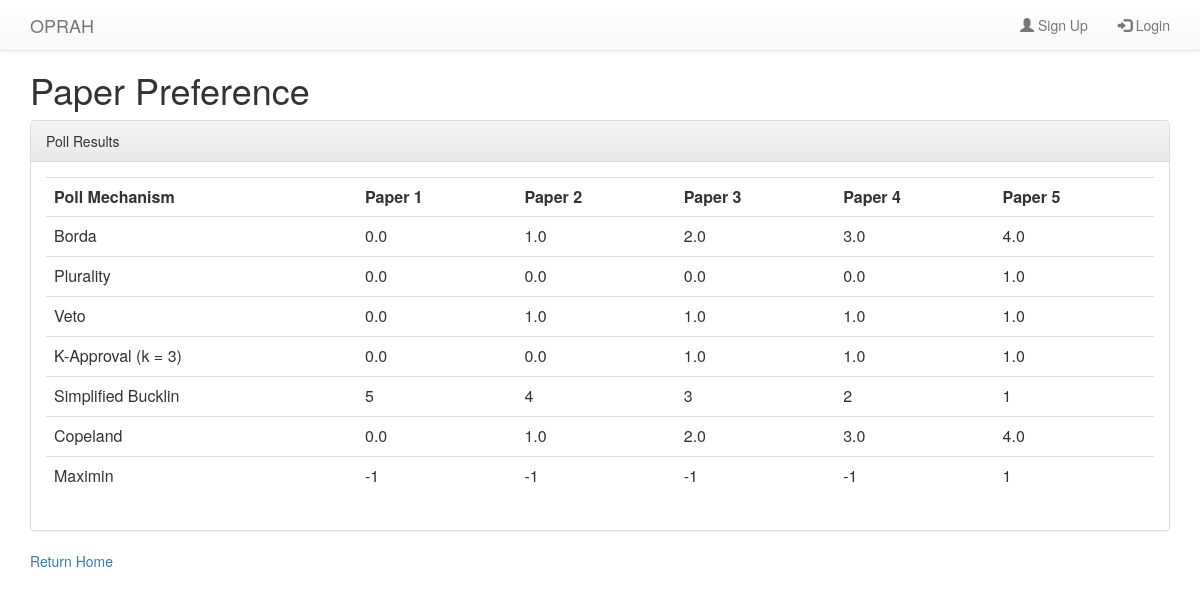
Screenshot of /polls/8/vote/results/ with the database file from the repository.
### polls/models.py (models this page shows, shortened)
@python_2_unicode_compatible
class Question(models.Model):
    question_text = models.CharField(max_length=20)
    question_desc = models.CharField(max_length=500, null=True, blank=True)
    image = models.CharField(max_length=500, default="https://pbs.twimg.com/media/B0eebrtIUAEVFad.jpg")
    pub_date = models.DateTimeField('date published')
    follow_up = models.OneToOneField('Question', on_delete=models.CASCADE, null = True, blank = True)
    question_owner = models.ForeignKey(User, null = True)
    question_voters = models.ManyToManyField(User, related_name='voters')
    status = models.IntegerField(default=1)

@python_2_unicode_compatible
class Item(models.Model):
    question = models.ForeignKey(Question, on_delete=models.CASCADE)
    item_text = models.CharField(max_length=200)
    def __str__(self):
        return self.item_text

### polls/views.py (the view)
# urls.py: url(r'^(?P<pk>[0-9]+)/vote/results/$', views.VoteResultsView.as_view(), name='voteresults'),
class VoteResultsView(generic.DetailView):
    model = Question
    template_name = 'polls/vote_rule.html'
    def get_context_data(self, **kwargs):
        ctx = super(VoteResultsView, self).get_context_data(**kwargs)
        all_responses = self.object.response_set.reverse()
        (latest_responses, previous_responses) = categorizeResponses(all_responses)
        ctx['latest_responses'] = latest_responses
        ctx['previous_responses'] = previous_responses
        ctx['cand_map'] = getCandidateMap(latest_responses[0]) if (len(latest_responses) > 0) else None
        ctx['vote_results'] = getVoteResults(latest_responses)
        return ctx

### polls/models.py (called while the page is built)
    def __getitem__(self, key):
        return self.keyvaluepair_set.get(key=key).value

    def items(self):
        return [(kvp.key, kvp.value) for kvp in self.keyvaluepair_set.all()]

    def get(self, key, default=None):
        try:
            return self[key]
        except KeyError:
            return default

### polls/prefpy/mechanism.py (called while the page is built)
    def getCandScoresMap(self, profile):
        elecType = profile.getElecType()
        if elecType != "soc":
            print("ERROR: unsupported election type")
            exit()
        candScoresMap = dict()
        for cand in profile.candMap.keys():
            candScoresMap[cand] = 0.0
        rankMaps = profile.getRankMaps()
        rankMapCounts = profile.getPreferenceCounts()
        scoringVector = self.getScoringVector(profile)
        for i in range(0, len(rankMaps)):
            rankMap = rankMaps[i]
            rankMapCount = rankMapCounts[i]
            for cand in rankMap.keys():
                candScoresMap[cand] += scoringVector[rankMap[cand]-1]*rankMapCount
        return candScoresMap

    def getScoringVector(self, profile):
        scoringVector = []
        scoringVector.append(1)
        for i in range(1, profile.numCands):
            scoringVector.append(0)
        return scoringVector

    def getScoringVector(self, profile):
        scoringVector = []
        for i in range(0, profile.numCands-1):
            scoringVector.append(1)
        scoringVector.append(0)
        return scoringVector

    def getScoringVector(self, profile):
        scoringVector = []
        score = profile.numCands-1
        for i in range(0, profile.numCands):
            scoringVector.append(score)
            score -= 1
        return scoringVector

    def getScoringVector(self, profile):
        scoringVector = []
        for i in range(0, self.k):
            scoringVector.append(1)
        for i in range(self.k, profile.numCands):
            scoringVector.append(0)
        return scoringVector

### polls/prefpy/preference.py (called while the page is built)
    def isFullPreferenceOrder(self, candList):
        for cand1 in candList:
            if cand1 not in self.wmgMap.keys():
                return False
            for cand2 in candList:
                if cand1 == cand2:
                    continue
                if cand2 not in self.wmgMap[cand1].keys():
                    return False
        return True

    def containsTie(self):
        for cand in self.wmgMap.keys():
            if 0 in self.wmgMap[cand].values():
                return True
        return False

### polls/templates/polls/vote_rule.html
{% extends 'polls/base.html' %}
{% block content %}
    <div class="col-md-12">
        <h1>{{ question.question_text }}</h1>
        {% if cand_map %}
        <div class="panel panel-default">
            <div class="panel-heading">Poll Results</div>
            <div class="panel-body">
                <table class="table">
                    <tr>
                        <th>Poll Mechanism</th>
                        {% for option in cand_map.values %}
                            <th>{{ option }}</th>
                        {% endfor %}
                    </tr>
                    <tr>
                        <td>Borda</td>
                        {% for score in vote_results.0.values %}
                            <td>{{ score }}</td>
                        {% endfor %}
                    </tr>
                    <tr>
                        <td>Plurality</td>
                        {% for score in vote_results.1.values %}
                            <td>{{ score }}</td>
                        {% endfor %}
                    </tr>
                    <tr>
                        <td>Veto</td>
                        {% for score in vote_results.2.values %}
                            <td>{{ score }}</td>
                        {% endfor %}
                    </tr>
                    <tr>
                        <td>K-Approval (k = 3)</td>
                        {% for score in vote_results.3.values %}
                            <td>{{ score }}</td>
                        {% endfor %}
                    </tr>
                    <tr>
                        <td>Simplified Bucklin</td>
                        {% for score in vote_results.4.values %}
                            <td>{{ score }}</td>
                        {% endfor %}
                    </tr>
                    <tr>
                        <td>Copeland</td>
                        {% for score in vote_results.5.values %}
                            <td>{{ score }}</td>
                        {% endfor %}
                    </tr>
                    <tr>
                        <td>Maximin</td>
                        {% for score in vote_results.6.values %}
                            <td>{{ score }}</td>
                        {% endfor %}
                    </tr>
                </table>
            </div>
        </div>
        {% endif %}
        <a href="{% url 'polls:index' %}"> Return Home</a>
    </div>
{% endblock %}

### polls/templates/polls/base.html (shortened to what this page needs)
<html>
    <head>
        <link rel="stylesheet" href="//maxcdn.bootstrapcdn.com/bootstrap/3.2.0/css/bootstrap.min.css">
        <link rel="stylesheet" href="//maxcdn.bootstrapcdn.com/bootstrap/3.2.0/css/bootstrap-theme.min.css">
    </head>
    <body>
        <div class="container">
    <nav class="navbar navbar-default navbar-fixed-top">
      <div class="container">
        <div class="navbar-header">
             <a class="navbar-brand" href="/polls/">OPRAH</a>
                    </div>
                        {% if user.is_authenticated %}
                            <ul class="nav navbar-nav navbar-right">
                                 <li class="dropdown">
                                    <a class="dropdown-toggle" data-toggle="dropdown" href="#">
                                        <span class="glyphicon glyphicon-user"> </span>
                                        <span class="caret"></span>
                                    </a>
                                    <ul class="dropdown-menu">
                                         <li class="disabled"><a href="#">Signed in as {{ request.user.username }}</a></li>
                                        <li role="separator" class="divider"></li>
                                        <li ><a href="/auth/settings/" align="center">Settings</a></li>
                                        <li><a href="/auth/logout/" align="center">Logout</a></li>
                                    </ul>
                                </li>
                            </ul>
                        {% else %}
                            <ul class="nav navbar-nav navbar-right">
                                <li><a href="/auth/register/"><span class="glyphicon glyphicon-user"></span> Sign Up </a></li>
                                <li><a href="/auth/login/"> <span class="glyphicon glyphicon-log-in"></span> Login </a></li>
                            </ul>
                        {% endif %}
                </div>
            </nav>
            <div class="row">
                {% block content %}
                {% endblock %}
            </div>
        </div>
    </body>
</html>

### polls/templates/polls/base.html (style rules this page uses)
body { min-height: 2000px; padding-top: 50px; }

### rows the page displays
Question: question_text "Paper Preference"
Item: item_text "Paper 1"
Item: item_text "Paper 2"
Item: item_text "Paper 3"
Item: item_text "Paper 4"
Item: item_text "Paper 5"

### other values shown
{{ score }} "0.0" "1.0" "2.0" "3.0" "4.0"
{{ score }} "0.0" "0.0" "0.0" "0.0" "1.0"
{{ score }} "0.0" "1.0" "1.0" "1.0" "1.0"
{{ score }} "0.0" "0.0" "1.0" "1.0" "1.0"
{{ score }} "5" "4" "3" "2" "1"
{{ score }} "-1" "-1" "-1" "-1" "1"
